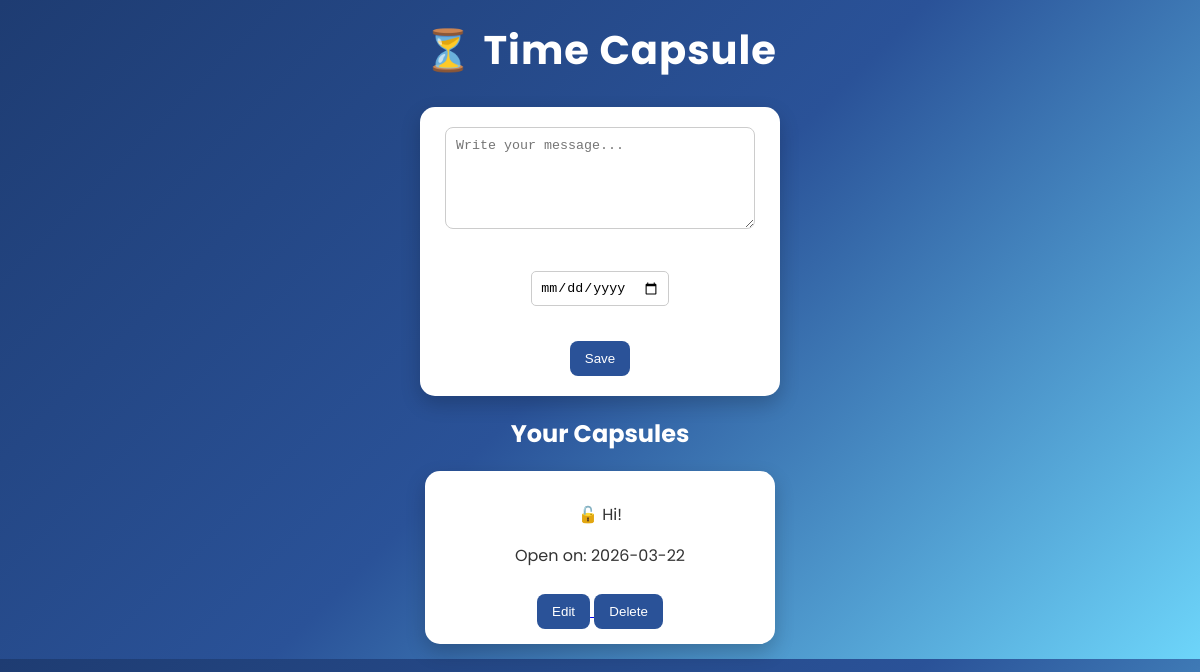
Before: / with the older database file.
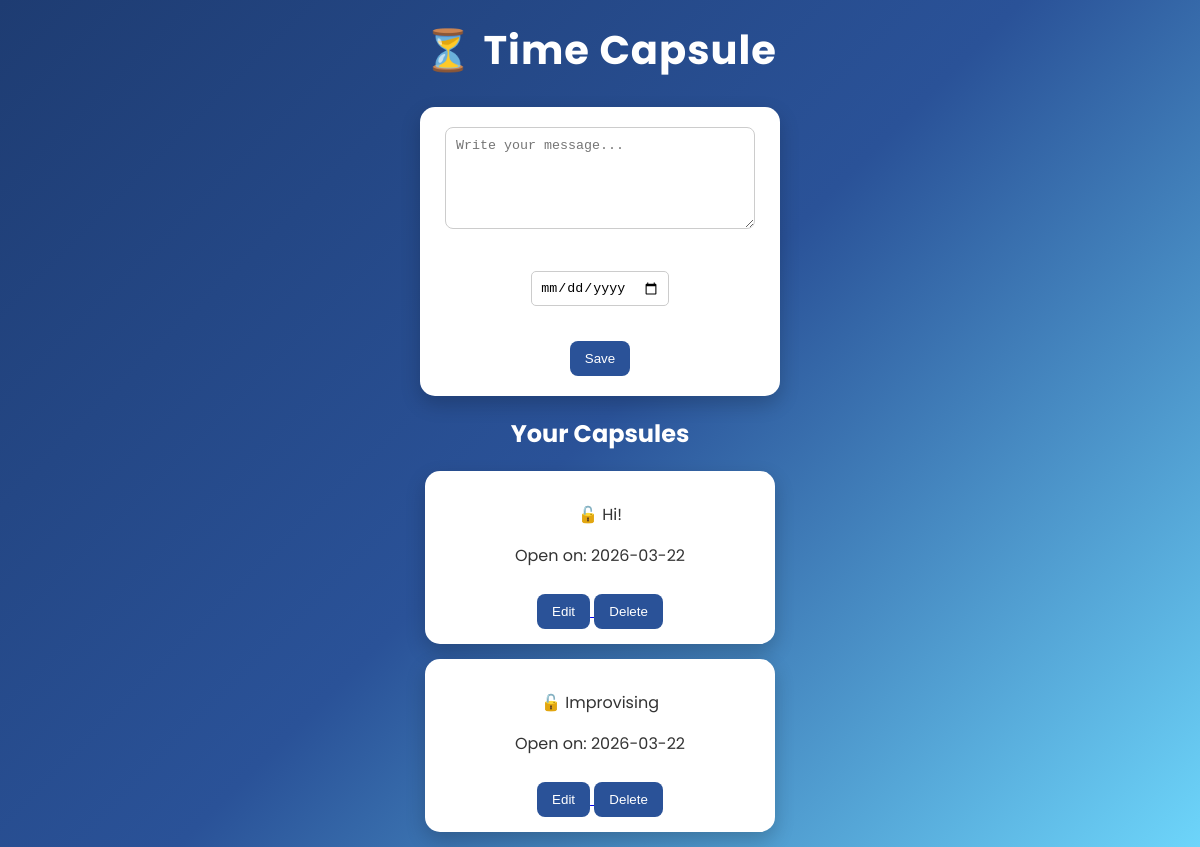
After: the same page with the newer database file.
### tables this page shows
CREATE TABLE capsules (id INTEGER PRIMARY KEY AUTOINCREMENT, message TEXT, date TEXT);

### app.py (the view)
@app.route('/')
def home():
    conn = get_db_connection()
    capsules = conn.execute('SELECT * FROM capsules').fetchall()
    conn.close()
    current_date = date.today().isoformat()
    return render_template('index.html', capsules=capsules, current_date=current_date)

### app.py (called while the page is built)
def get_db_connection():
    conn = sqlite3.connect('database.db')
    conn.row_factory = sqlite3.Row
    return conn

### templates/index.html (shortened to what this page needs)
<!DOCTYPE html>
<html lang="en">
<head>
    <link rel="stylesheet" href="{{ url_for('static', filename='style.css') }}">
</head>
<body>
    <h1>⏳ Time Capsule</h1>
    <div class="input-section">
        <form action="/add" method="POST">
            <textarea name="message" placeholder="Write your message..." required></textarea><br><br>
            <input type="date" name="date" required><br><br>
            <button type="submit">Save</button>
        </form>
    </div>
    <h2 style="color:white;">Your Capsules</h2>
    {% for c in capsules %}
    <div class="capsule">
        {% if c.date > current_date %}
            <p>🔒 Locked</p>
        {% else %}
            <p>🔓 {{ c.message }}</p>
        {% endif %}
        <p>Open on: {{ c.date }}</p>
        <a href="/edit/{{ c.id }}">
            <button>Edit</button>
        </a>
        <a href="/delete/{{ c.id }}">
            <button>Delete</button>
        </a>
    </div>
    {% endfor %}
</body>
</html>

### static/style.css (style rules this page uses)
body { font-family: 'Poppins', sans-serif; background: linear-gradient(135deg, #1e3c72, #2a5298, #6dd5fa); margin: 0; padding: 0; text-align: center; color: #333; }
h1 { color: white; font-size: 2.5rem; margin-top: 20px; font-weight: 700; letter-spacing: 1px; }
h2 { margin-top: 20px; }
.input-section { background: white; padding: 20px; margin: 20px auto; width: 320px; border-radius: 15px; box-shadow: 0 8px 20px rgba(0,0,0,0.2); }
textarea { width: 90%; height: 80px; padding: 10px; border-radius: 8px; border: 1px solid #ccc; }
input { margin-top: 10px; padding: 8px; border-radius: 5px; border: 1px solid #ccc; }
button { margin-top: 10px; background: #2a5298; color: white; padding: 10px 15px; border: none; cursor: pointer; border-radius: 8px; transition: 0.3s; }
.capsule { background: white; margin: 15px auto; padding: 15px; width: 320px; border-radius: 15px; box-shadow: 0 8px 20px rgba(0,0,0,0.2); }

Changed rows visible on the page:
added capsules: message "Improvising", date "2026-03-22"
